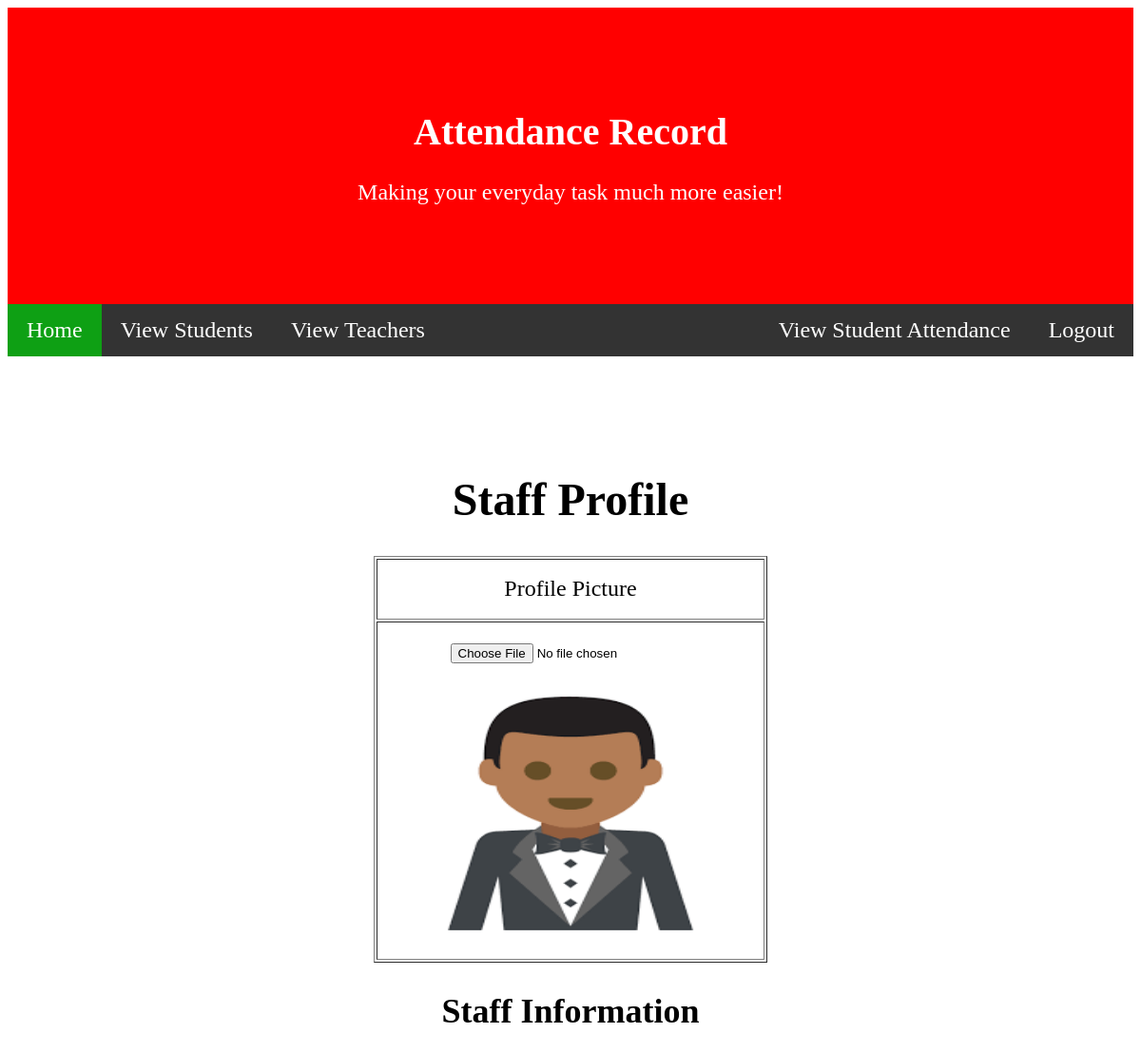
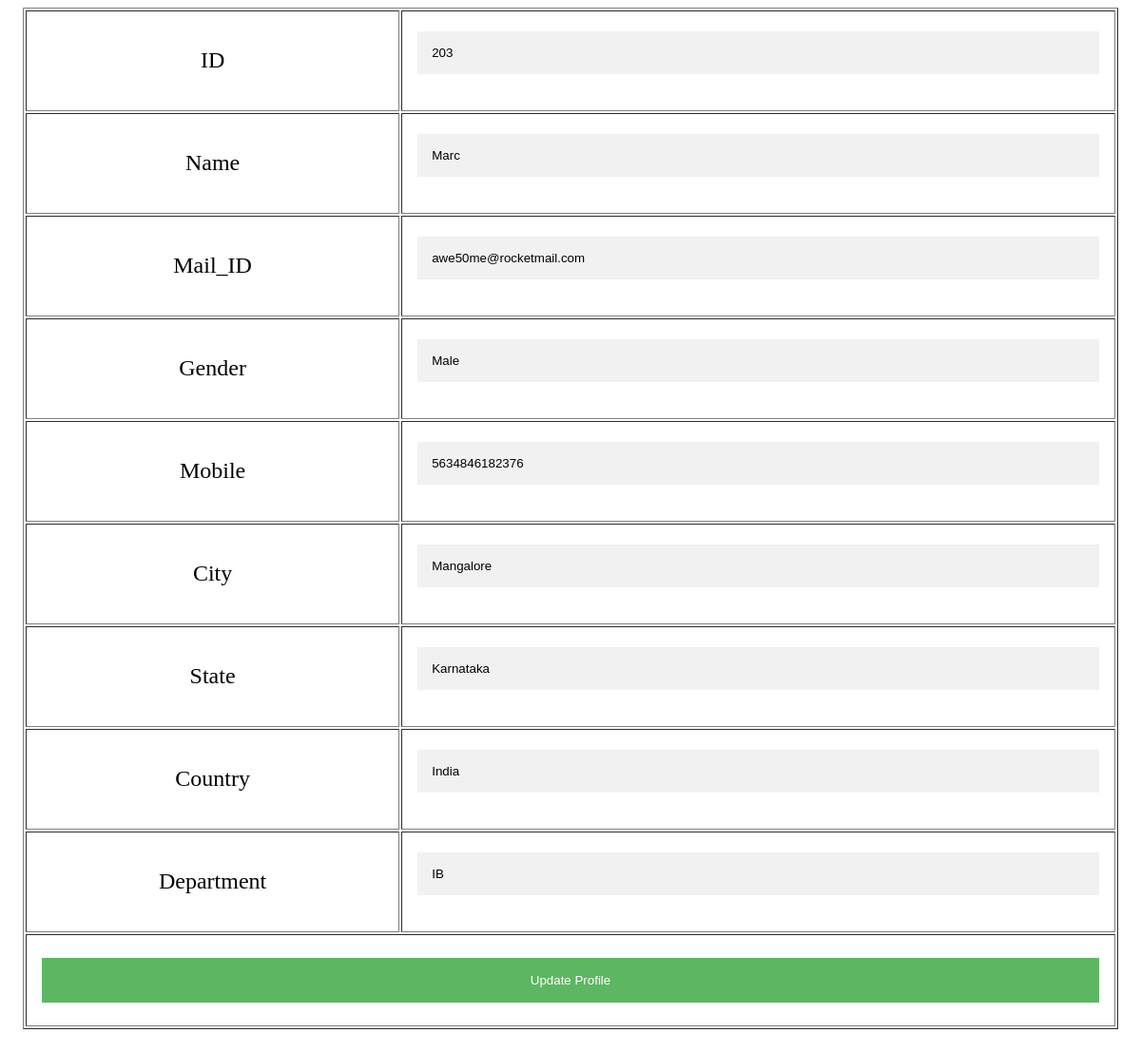
Page /CS_IA/View_Profile_Teacher.php?uid=203 on the committed database (2 pictures, top to bottom).
### tables this page shows
CREATE TABLE `tbl_staff` (
  `U_ID` int(11) NOT NULL,
  `ID` int(50) NOT NULL,
  `Name` varchar(50) NOT NULL,
  `Email_ID` text NOT NULL,
  `Gender` varchar(50) NOT NULL,
  `Mobile` bigint(50) NOT NULL,
  `City` varchar(50) NOT NULL,
  `State` varchar(50) NOT NULL,
  `Country` varchar(50) NOT NULL,
  `Department` varchar(50) NOT NULL,
  `Password` text NOT NULL,
  `Image_Location` text NOT NULL
);

### CS_IA/View_Profile_Teacher.php (the view, shortened to what this page needs)
<?php
include 'conn.php';
?>
<!DOCTYPE html>
<html>
<head>
</head>
<body>
	<?php
	$ret=mysqli_query($conn,"SELECT * FROM `tbl_staff` WHERE ID='".$_GET['uid']."'");
	  while($row=mysqli_fetch_array($ret))
	  {?>
	<div class="header">
  <h1>Attendance Record</h1>
  <p>Making your everyday task much more easier!</p>
    </div>
<div class="navbar">
 <a href="Staff Homepage.php" class="active">Home</a>
  <a href="View Students(Admin).php">View Students</a>
  <a href="View Teachers.php">View Teachers</a>
  <a href="Staff Login.php" class="right">Logout</a>
	<a href="View Student Attendance.php" class="right">View Student Attendance</a>
</div>
<p>&nbsp;</p>
<div class="container">
<div class="center wow fadeInDown">
                 <h1>Staff Profile</h1>
            </div>
			<form action="" method="post" enctype="multipart/form-data" id="myForm" >
           <table width="375" height="277" border="1" align="center">
             <tbody>
               <tr>
                 <td height="64">Profile Picture</td>
               </tr>
               <tr>
                 <td>
				 <input type="file" name="userImage"><br><br>
				 <strong><img src="<?php echo $row['Image_Location']; ?>" width="374" height="262"></strong></td>
               </tr>
             </tbody>
           </table>
             <div class="table-responsive">
               <div class="col-md-8">
                 <h2>Staff Information</h2>
               </div>
             </div>
           <table width="100%" border="1">
             <tbody>
               <tr>
                 <td width="276">ID</td>
                 <td width="527"><input value="<?php echo $row['ID'];?>" name="txtid" type="text"  ></td>
               </tr>
               <tr>
                 <td>Name</td>
                 <td><input value="<?php echo $row['Name'];?>" name="txtname" type="text"  ></td>
               </tr>
               <tr>
                 <td>Mail_ID</td>
                 <td><input value="<?php echo $row['Email_ID'];?>" name="txtmailid" type="text"  ></td>
               </tr>
               <tr>
                 <td>Gender</td>
                 <td><input value="<?php echo $row['Gender'];?>" name="txtgender" type="text"  ></td>
               </tr>
               <tr>
                 <td>Mobile</td>
                 <td><input value="<?php echo $row['Mobile'];?>" name="txtmobile" type="text"  ></td>
               </tr>
               <tr>
                 <td>City</td>
                 <td><input value="<?php echo $row['City'];?>" name="txtcity" type="text"  ></td>
               </tr>
               <tr>
                 <td>State</td>
                 <td><input value="<?php echo $row['State'];?>" name="txtstate" type="text"  ></td>
               </tr>
               <tr>
                 <td>Country</td>
                 <td><input value="<?php echo $row['Country'];?>" name="txtcountry" type="text"  ></td>
               </tr>
               <tr>
                 <td>Department</td>
                 <td><input value="<?php echo $row['Department'];?>" name="txtdepartment" type="text"  ></td>
               </tr>
               <tr>
                 <td colspan="2">
				 <button type="submit" class="registerbtn" name="update">Update Profile</button></td>
               </tr>
             </tbody>
           </table>
		   </form>
 <?php } ?>
</body>
</html>

### CS_IA/View_Profile_Teacher.php (style rules this page uses)
th, td { text-align: left; padding: 16px; }
body .header { padding: 80px; text-align: center; background: #FF0000; color: white; }
.header h1 { font-size: 40px; }
.navbar { overflow: hidden; background-color: #333; position: sticky; position: -webkit-sticky; top: 0; text-align: center; }
.navbar a { float: left; display: block; color: white; text-align: center; padding: 14px 20px; text-decoration: none; }
.navbar a.right { float: right; }
.navbar a.active { background-color: #0EA014 ; color: white; }
* { box-sizing: border-box; }
.container { padding: 16px; background-color: white; }
input[type=text], input[type=password], input[type=select] { width: 100%; padding: 15px; margin: 5px 0 22px 0; display: inline-block; border: none; background: #f1f1f1; }
.registerbtn { background-color: #4CAF50; color: white; padding: 16px 20px; margin: 8px 0; border: none; cursor: pointer; width: 100%; opacity: 0.9; }
a { color: dodgerblue; }
body,td,th { font-size: 24px; text-align: center; }

### rows in the picture
tbl_staff: Image_Location (picture), txtid "203", txtname "Marc", txtmailid "awe50me@rocketmail.com", txtgender "Male", txtmobile "5634846182376", txtcity "Mangalore", txtstate "Karnataka", txtcountry "India", txtdepartment "IB"
